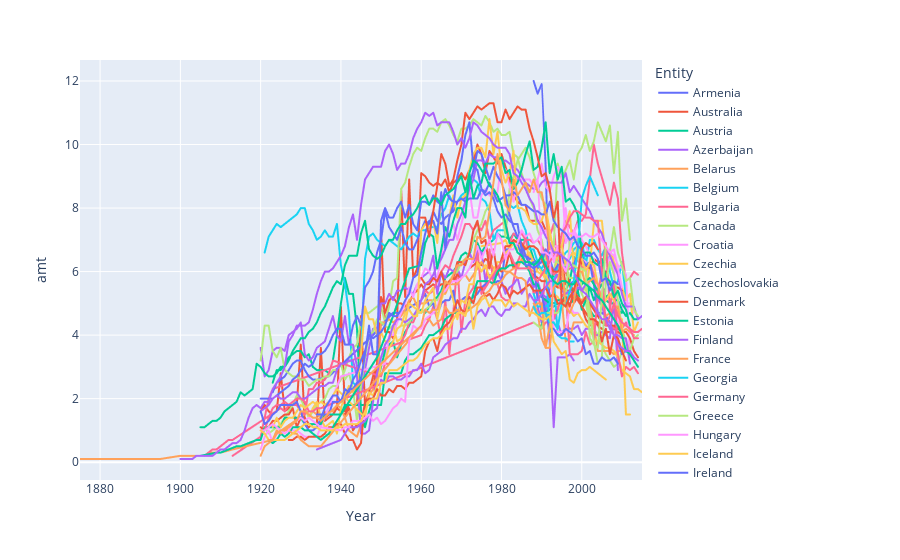

Notebook code cell kept with this figure:
### Code cell
fig = px.line(spd_df, x='Year', y='amt', color='Entity')
fig.show()
